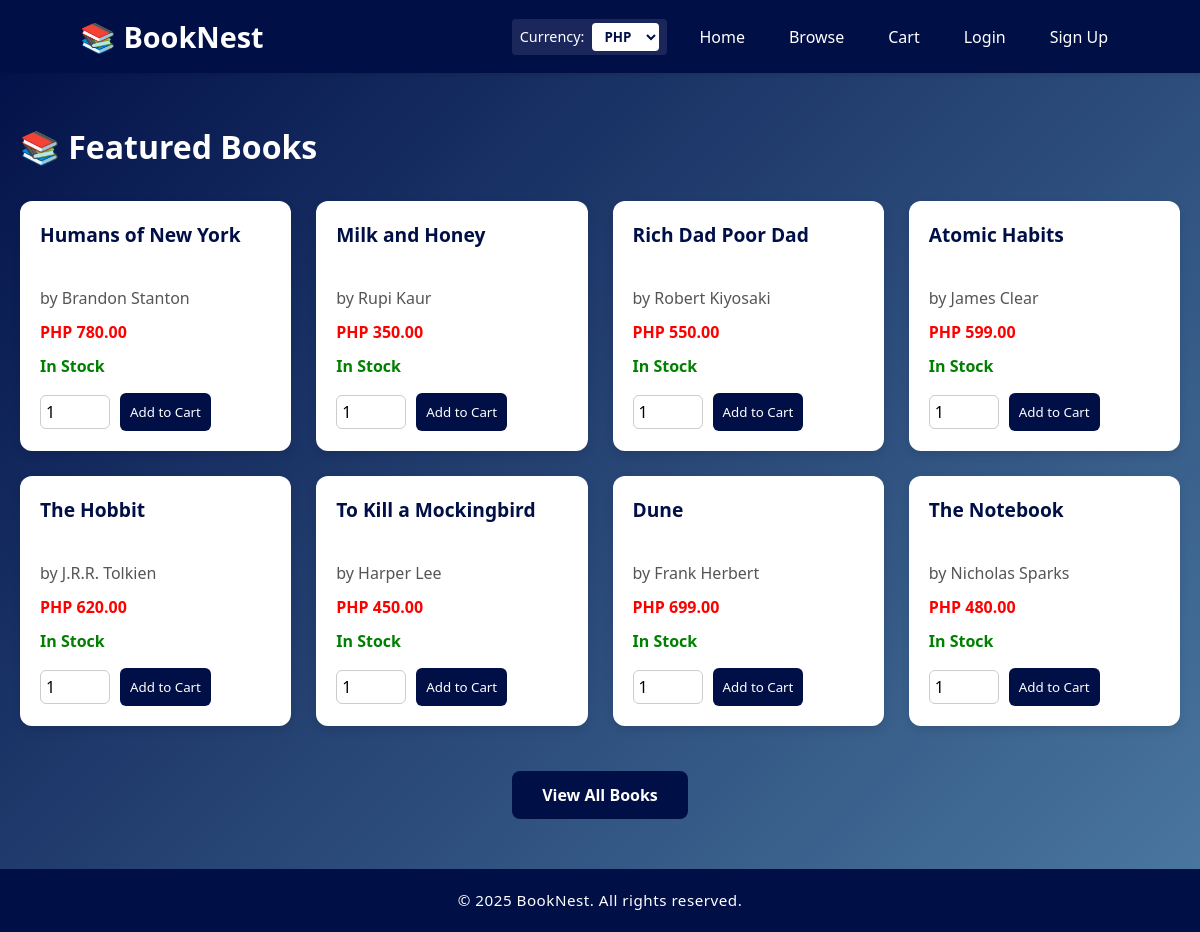
The page / on the database its author committed.
### tables this page shows
CREATE TABLE `books` (
  `book_id` int(11) NOT NULL,
  `title` varchar(255) NOT NULL,
  `author` varchar(255) DEFAULT NULL,
  `price` decimal(10,2) NOT NULL,
  `stock` int(11) DEFAULT 0,
  `category_id` int(11) DEFAULT NULL,
  `is_featured` tinyint(1) DEFAULT 0,
  `is_digital` tinyint(1) DEFAULT 0
);

### includes/currency_helper.php (called while the page is built, shortened)
<?php
if (!function_exists('display_price')) {
    function display_price($price) {
        global $conn;
        $currencyId = $_SESSION['currency_id'] ?? null;
        $currencyId = $currencyId ?? 1;
        $stmt = $conn->prepare("SELECT ConvertPrice(?, ?) AS converted");
        $stmt->bind_param("di", $price, $currencyId);
        $stmt->execute();
        $result = $stmt->get_result();
        $row = $result->fetch_assoc();
        $converted = $row['converted'] ?? $price;
        $codeStmt = $conn->prepare("SELECT currency_code FROM currencies WHERE currency_id = ?");
        $codeStmt->bind_param("i", $currencyId);
        $codeStmt->execute();
        $codeRes = $codeStmt->get_result();
        $codeRow = $codeRes->fetch_assoc();
        $currencyCode = $codeRow['currency_code'] ?? 'PHP';
        return $currencyCode . ' ' . number_format($converted, 2);
    }
}
?>

### index.php (the view, shortened to what this page needs)
<?php
require_once 'includes/db.php';
$page_css = '/BookNest/css/index.css';
include 'includes/header.php';
$result = $conn->query("SELECT * FROM books ORDER BY RAND() LIMIT 8");
?>
<div class="container">
    <h2>📚 Featured Books</h2>
    <div class="grid">
        <?php while ($book = $result->fetch_assoc()): ?>
            <div class="book-card">
                <h4><?php echo htmlspecialchars($book['title']); ?></h4>
                <p>by <?php echo htmlspecialchars($book['author']); ?></p>
                <p class="price"><?php echo display_price($book['price']); ?></p>
                <?php if ($book['stock'] > 0): ?>
                    <p class="stock-status in-stock">In Stock</p>
                <?php else: ?>
                    <p class="stock-status out-of-stock">Out of Stock</p>
                <?php endif; ?>
                <form method="post" action="cart.php">
                    <input type="number" name="quantity" value="1" min="1" required>
                    <button type="submit" name="add_to_cart">Add to Cart</button>
                </form>
            </div>
        <?php endwhile; ?>
    </div>
     <div style="text-align: center; margin-top: 30px;">
        <a href="browse.php" class="view-all-btn">View All Books</a>
    </div>
</div>
<?php include 'includes/footer.php'; ?>

### includes/header.php (shortened to what this page needs)
<?php
require_once 'includes/db.php';
require_once __DIR__ . '/currency_helper.php';
$currencies = [];
$currencyQuery = $conn->query("SELECT currency_id, currency_code, exchange_rate FROM currencies");
if ($currencyQuery) {
    $currencies = $currencyQuery->fetch_all(MYSQLI_ASSOC);
}
$currentCurrencyId = $_SESSION['currency_id'] ?? 1;
?>
<!DOCTYPE html>
<html lang="en">
<head>
    <link rel="stylesheet" href="/BookNest/css/header.css">
    <link rel="stylesheet" href="/BookNest/css/footer.css">
    <?php if (isset($page_css)): ?>
        <link rel="stylesheet" href="<?php echo $page_css; ?>">
    <?php endif; ?>
</head>
<body>
<?php if (empty($hideLayout)): ?>
<header>
    <div class="container">
        <h1>📚 BookNest</h1>
        <form method="post" class="currency-form">
            <label for="currency_id">Currency:</label>
            <select name="currency_id" id="currency_id" onchange="this.form.submit()">
                <?php foreach ($currencies as $cur): ?>
                    <option value="<?php echo $cur['currency_id']; ?>" <?php echo ($cur['currency_id'] == $currentCurrencyId) ? 'selected' : ''; ?>>
                        <?php echo htmlspecialchars($cur['currency_code']); ?>
                    </option>
                <?php endforeach; ?>
            </select>
        </form>
        <nav>
            <ul>
                <li><a href="/BookNest/index.php">Home</a></li>
                <li><a href="/BookNest/browse.php">Browse</a></li>
                <?php if (!isset($_SESSION['role']) || $_SESSION['role'] === 'customer'): ?>
                    <li><a href="/BookNest/cart.php">Cart</a></li>
                <?php endif; ?>
                <?php if (isset($_SESSION['user_id'])): ?>
                    <li><a href="/BookNest/logout.php">Logout</a></li>
                <?php else: ?>
                    <li><a href="/BookNest/login.php">Login</a></li>
                    <li><a href="/BookNest/register.php">Sign Up</a></li>
                <?php endif; ?>
            </ul>
        </nav>
    </div>
</header>
<main>
<?php endif; ?>

### includes/footer.php
</main>
<?php if (empty($hideLayout)): ?>
<footer>
  <div class="container">
    <p>&copy; 2025 BookNest. All rights reserved.</p>
  </div>
</footer>
<?php endif; ?>
</body>
</html>

### css/header.css (style rules this page uses)
* { font-family: 'Segoe UI', Tahoma, Geneva, Verdana, sans-serif; margin: 0; padding: 0; box-sizing: border-box; }
body { background-color: #f9f9f9; color: #333; line-height: 1.5; }
header { background-color: #010F47; padding: 15px 0; color: white; box-shadow: 0 2px 5px rgba(0, 0, 0, 0.1); }
header .container { width: 90%; max-width: 1200px; margin: auto; display: flex; justify-content: space-between; align-items: center; gap: 20px; flex-wrap: wrap; }
header h1 { flex: 1; font-size: 1.8rem; color: white; white-space: nowrap; }
.currency-form { display: flex; align-items: center; gap: 8px; background: rgba(255, 255, 255, 0.1); padding: 4px 8px; border-radius: 4px; }
.currency-form label { color: white; font-size: 0.9rem; white-space: nowrap; }
header .currency-form select { padding: 4px 8px !important; border-radius: 4px !important; border: none !important; background: white !important; color: #010F47 !important; font-weight: bold !important; cursor: pointer !important; margin-bottom: 0 !important; }
nav ul { list-style: none; display: flex; gap: 20px; flex-wrap: wrap; margin-left: auto; }
nav ul li a { color: white; text-decoration: none; font-weight: 500; padding: 8px 12px; border-radius: 6px; transition: background-color 0.3s ease; }

### css/footer.css (style rules this page uses)
footer { background-color: #010F47; color: white; padding: 20px 0; text-align: center; margin-top: 40px; }
footer .container { max-width: 1200px; margin: auto; padding: 0 20px; }
footer p { margin: 0; font-size: 0.95rem; letter-spacing: 0.5px; }

### css/index.css (style rules this page uses)
body { background: linear-gradient(135deg, #010F47 0%, #4B79A1 100%); font-family: 'Segoe UI', Tahoma, Geneva, Verdana, sans-serif; color: #333; margin: 0; padding: 0; }
.container { max-width: 1200px; margin: 50px auto; padding: 0 20px; }
.container h2 { font-size: 2em; margin-bottom: 30px; color: white; }
.grid { display: grid; grid-template-columns: repeat(auto-fit, minmax(250px, 1fr)); gap: 25px; }
.book-card { background: #fff; border-radius: 12px; padding: 20px; box-shadow: 0 4px 10px rgba(0, 0, 0, 0.1); transition: transform 0.2s ease; display: flex; flex-direction: column; justify-content: space-between; }
.book-card h4 { font-size: 1.2rem; color: #010F47; margin-bottom: 10px; min-height: 50px; }
.book-card p { margin: 5px 0; color: #555; }
.book-card form { display: flex; align-items: center; gap: 10px; margin-top: 10px; }
.book-card input[type="number"] { width: 70px; padding: 5px; font-size: 1em; border: 1px solid #ccc; border-radius: 6px; }
.book-card button { background-color: #010F47; color: #fff; padding: 10px; border: none; border-radius: 6px; cursor: pointer; transition: background-color 0.2s ease-in-out; }
.price { color: red !important; font-weight: bold; margin: 8px 0; }
.stock-status { font-weight: bold; margin-bottom: 10px; }
.stock-status.in-stock { color: green !important; }
.view-all-btn { display: inline-block; margin-top: 15px; padding: 12px 30px; background-color: #010F47; color: #fff; border-radius: 8px; font-weight: bold; text-decoration: none; transition: background-color 0.3s ease; }

### rows shown on the page
books: title "Humans of New York", author "Brandon Stanton", price "PHP 780.00", stock "In Stock"
books: title "Milk and Honey", author "Rupi Kaur", price "PHP 350.00", stock "In Stock"
books: title "Rich Dad Poor Dad", author "Robert Kiyosaki", price "PHP 550.00", stock "In Stock"
books: title "Atomic Habits", author "James Clear", price "PHP 599.00", stock "In Stock"
books: title "The Hobbit", author "J.R.R. Tolkien", price "PHP 620.00", stock "In Stock"
books: title "To Kill a Mockingbird", author "Harper Lee", price "PHP 450.00", stock "In Stock"
books: title "Dune", author "Frank Herbert", price "PHP 699.00", stock "In Stock"
books: title "The Notebook", author "Nicholas Sparks", price "PHP 480.00", stock "In Stock"

### other values the page prints
form field currency_id "PHP"
